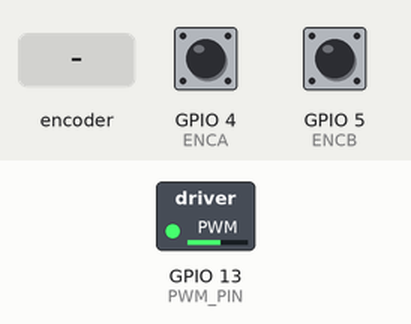
This sketch was run on a simulated ESP32. Shown: switched loads named in the sketch (green lamp = pin HIGH). The inputs (shaded band) are chosen by the test bench; at power-on: GPIO 4 (ENCA) HIGH, GPIO 5 (ENCB) HIGH. Pins used as bus, display or sensor lines are not drawn; what the sketch prints to the serial monitor is not drawn.

Above: at 7.2 s.
7.3 s: rotary encoder on GPIO 4 (ENCA) / GPIO 5 (ENCB) turned 3 steps (first pin leading)
At 10.9 s:
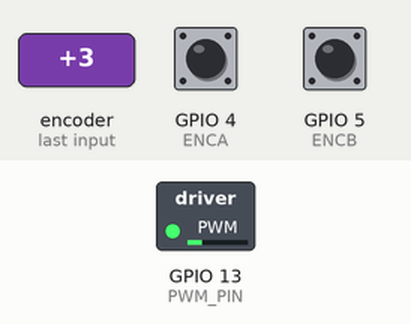
Timing chart, 0 to 16.9 s (numbered marks = the images above; inputs shaded):
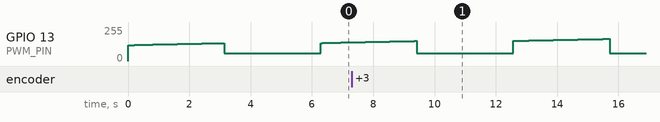

The sketch:

pidControllerSpeed.ino
```cpp
/*
    Controlling DC Motor speed using MDD10A motor driver and encoder using PID control system.
*/

#define PWM_PIN 13
#define DIR_PIN 12
#define ENCA 4
#define ENCB 5

const int COUNTS_PER_REV = 600; // FIX: Change the COUNTS_PER_REV depending upon the encoder

volatile int pos_i = 0;
int prevPos = 0;

float velocity = 0;
float filteredV = 0;

unsigned long prevTime = 0;

float target = 0;

const float kp = 1.2;
const float ki = 0.05;
const float kd = 0.01;

float prevError = 0;
float integral = 0;

void IRAM_ATTR readEncoder();

void setup()
{
    Serial.begin(115200);

    pinMode(PWM_PIN, OUTPUT);
    pinMode(DIR_PIN, OUTPUT);

    pinMode(ENCA, INPUT);
    pinMode(ENCB, INPUT);

    attachInterrupt(digitalPinToInterrupt(ENCA), readEncoder, RISING);

    prevTime = micros();
}

void loop()
{
    // Square wave target
    target = 100 * (sin(prevTime * 1e-6) > 0);

    // Prevents race condition
    noInterrupts();
    int pos = pos_i;
    interrupts();

    // Time
    unsigned long curTime = micros();
    float deltaTime = (curTime - prevTime) * 1e-6;
    prevTime = curTime;

    // Velocity (counts/sec)
    float rawVel = (pos - prevPos) / deltaTime;
    prevPos = pos;

    // Convert to RPM
    float rpm = (rawVel / COUNTS_PER_REV) * 60.0;

    // Low-pass filter (~20 to 30 Hz)
    filteredV = 0.7 * filteredV + 0.3 * rpm;
    velocity = filteredV;

    // PID (speed control)
    float error = target - velocity;

    integral += error * deltaTime;

    // Anti-windup
    if (integral > 10000) integral = 10000;
    if (integral < -10000) integral = -10000;

    float derivative = (error - prevError) / deltaTime;

    float pid = kp * error + ki * integral + kd * derivative;

    // Clamp
    if (pid > 255) pid = 255;
    if (pid < -255) pid = -255;

    int pwmVal = abs(pid);

    // Deadzone compensation
    if (pwmVal > 0 && pwmVal < 60)
        pwmVal = 60;

    int dir = (pid > 0) ? 1 : -1;

    setMotor(pwmVal, dir);

    Serial.print(target);
    Serial.print(" ");
    Serial.println(velocity);

    prevError = error;
}

void setMotor(int pwmVal, int dir)
{
    if (dir == 1)
    {
        digitalWrite(DIR_PIN, LOW);
        analogWrite(PWM_PIN, pwmVal);
    }
    else if (dir == -1)
    {
        digitalWrite(DIR_PIN, HIGH);
        analogWrite(PWM_PIN, pwmVal);
    }
    else
    {
        analogWrite(PWM_PIN, 0);
    }
}

// ISR (RISING-based direction detection)
void IRAM_ATTR readEncoder()
{
    if (digitalRead(ENCB))
        pos_i++;
    else
        pos_i--;
}
```

Measured:
- by itself, GPIO 13 (PWM_PIN): ramps from 60/255 to 167/255 and jumps back, once every 6.3 s
